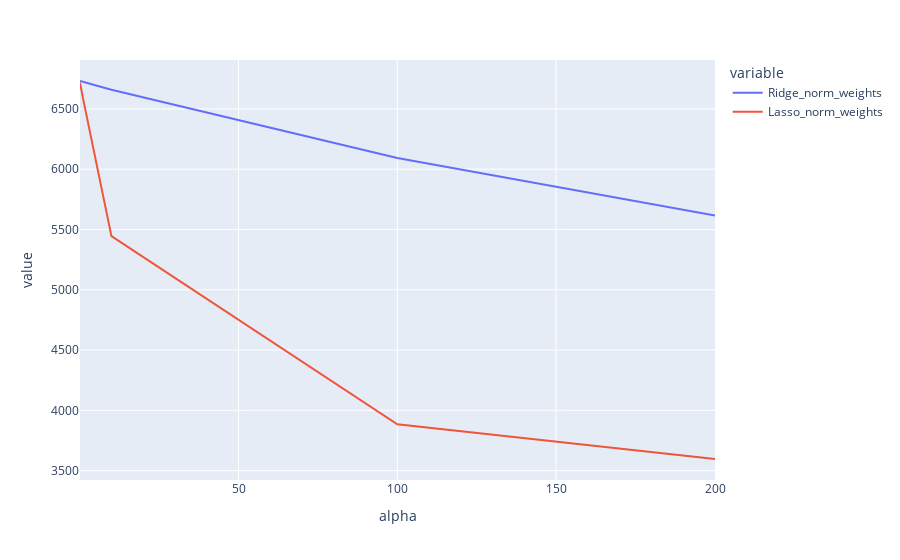

Notebook code cell kept with this figure:
### Code cell
import plotly.express as px
fig = px.line(results_as_df, x='alpha', y = ['Ridge_norm_weights', 'Lasso_norm_weights'])
fig.show()

### Figure 1 — Plotly figure (JSON) as saved in the notebook; plotly's stock layout.template omitted (floating-point values rounded to 4 significant figures)
{"data": [{"hovertemplate": "variable=Ridge_norm_weights<br>alpha=%{x}<br>value=%{y}<extra></extra>", "legendgroup": "Ridge_norm_weights", "line": {"color": "#636efa", "dash": "solid"}, "marker": {"symbol": "circle"}, "mode": "lines", "name": "Ridge_norm_weights", "orientation": "v", "showlegend": true, "type": "scatter", "x": [0.1, 1, 10, 100, 200], "xaxis": "x", "y": [6731.0, 6725.0, 6658.0, 6093.0, 5617.0], "yaxis": "y"}, {"hovertemplate": "variable=Lasso_norm_weights<br>alpha=%{x}<br>value=%{y}<extra></extra>", "legendgroup": "Lasso_norm_weights", "line": {"color": "#EF553B", "dash": "solid"}, "marker": {"symbol": "circle"}, "mode": "lines", "name": "Lasso_norm_weights", "orientation": "v", "showlegend": true, "type": "scatter", "x": [0.1, 1, 10, 100, 200], "xaxis": "x", "y": [6718.0, 6593.0, 5445.0, 3884.0, 3596.0], "yaxis": "y"}], "layout": {"legend": {"title": {"text": "variable"}, "tracegroupgap": 0}, "margin": {"t": 60}, "xaxis": {"anchor": "y", "domain": [0, 1], "title": {"text": "alpha"}}, "yaxis": {"anchor": "x", "domain": [0, 1], "title": {"text": "value"}}}}
